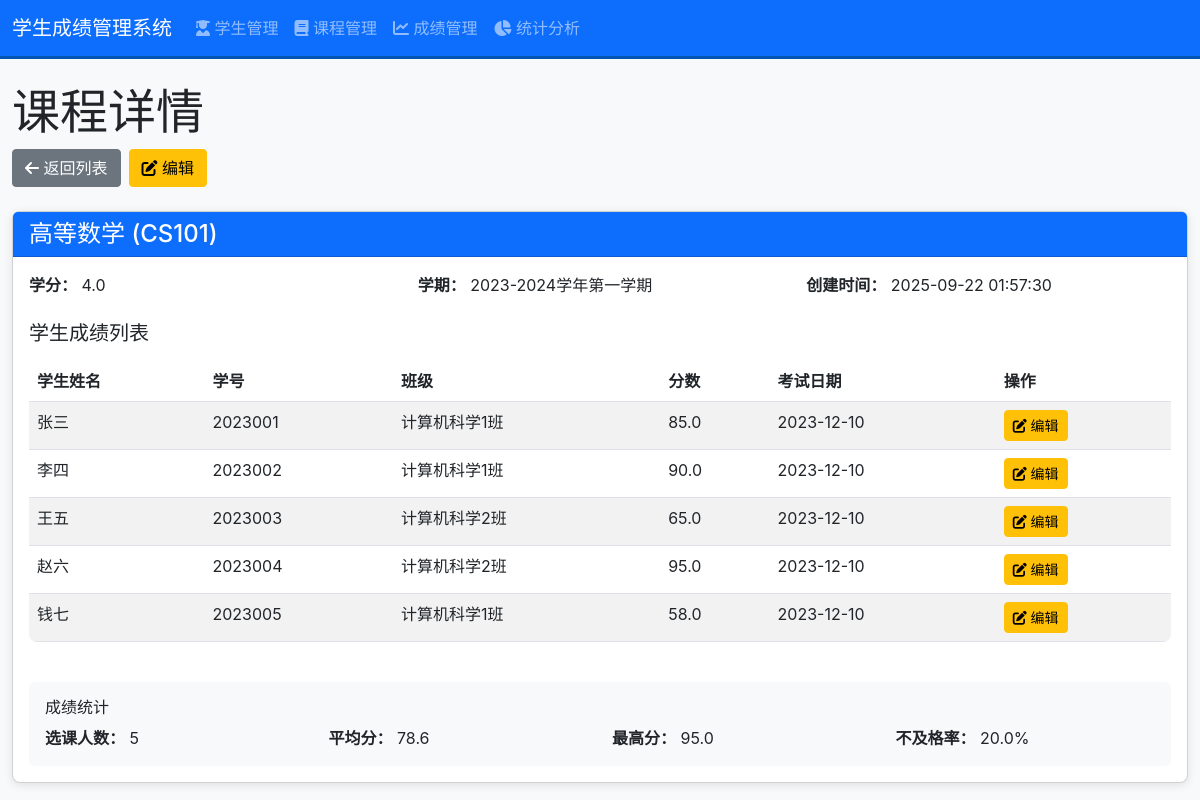
The page /course/1 on the database its author committed.
### models/course_model.py (models this page shows, shortened)
class Course(db.Model):
    id = db.Column(db.Integer, primary_key=True)
    course_code = db.Column(db.String(20), unique=True, nullable=False)
    course_name = db.Column(db.String(100), nullable=False)
    credits = db.Column(db.Float, nullable=False)
    semester = db.Column(db.String(20))
    created_at = db.Column(db.DateTime, default=datetime.utcnow)
    scores = db.relationship('Score', backref='course', lazy=True, cascade='all, delete-orphan')

### models/score_model.py (models this page shows, shortened)
class Score(db.Model):
    id = db.Column(db.Integer, primary_key=True)
    student_id = db.Column(db.Integer, db.ForeignKey('student.id'), nullable=False)
    course_id = db.Column(db.Integer, db.ForeignKey('course.id'), nullable=False)
    score = db.Column(db.Float, nullable=False)
    exam_date = db.Column(db.Date)
    created_at = db.Column(db.DateTime, default=datetime.utcnow)

### models/student_model.py (models this page shows, shortened)
class Student(db.Model):
    id = db.Column(db.Integer, primary_key=True)
    student_id = db.Column(db.String(20), unique=True, nullable=False)
    name = db.Column(db.String(50), nullable=False)
    gender = db.Column(db.String(10))
    date_of_birth = db.Column(db.Date)
    class_name = db.Column(db.String(50))
    created_at = db.Column(db.DateTime, default=datetime.utcnow)
    scores = db.relationship('Score', backref='student', lazy=True, cascade='all, delete-orphan')

### views/course_views.py (the view)
@app.route('/course/<int:course_id>')
def course_detail(course_id):
    course = Course.query.get_or_404(course_id)
    scores = course.scores
    return render_template('course_detail.html', course=course, scores=scores)

### templates/course_detail.html (shortened to what this page needs)
{% extends 'base.html' %}
{% block content %}
    <div class="mb-4">
        <h1 class="display-5">课程详情</h1>
        <div class="d-flex gap-2">
            <a href="{{ url_for('course_list') }}" class="btn btn-secondary">
                <i class="fas fa-arrow-left"></i> 返回列表
            </a>
            <a href="{{ url_for('edit_course', course_id=course.id) }}" class="btn btn-warning">
                <i class="fas fa-edit"></i> 编辑
            </a>
        </div>
    </div>
    <div class="card">
        <div class="card-header bg-primary text-white">
            <h2 class="card-title h4 mb-0">{{ course.course_name }} ({{ course.course_code }})</h2>
        </div>
        <div class="card-body">
            <div class="row mb-4">
                <div class="col-md-4">
                    <strong>学分：</strong> {{ course.credits }}
                </div>
                <div class="col-md-4">
                    <strong>学期：</strong> {{ course.semester if course.semester else '未设置' }}
                </div>
                <div class="col-md-4">
                    <strong>创建时间：</strong> {{ course.created_at.strftime('%Y-%m-%d %H:%M:%S') }}
                </div>
            </div>
            <h3 class="h5 mt-4 mb-3">学生成绩列表</h3>
            {% if course.scores %}
                <div class="table-responsive">
                    <table class="table table-striped">
                        <thead>
                            <tr>
                                <th>学生姓名</th>
                                <th>学号</th>
                                <th>班级</th>
                                <th>分数</th>
                                <th>考试日期</th>
                                <th>操作</th>
                            </tr>
                        </thead>
                        <tbody>
                            {% for score in course.scores %}
                            <tr>
                                <td>{{ score.student.name }}</td>
                                <td>{{ score.student.student_id }}</td>
                                <td>{{ score.student.class_name }}</td>
                                <td>{{ score.score }}</td>
                                <td>{{ score.exam_date.strftime('%Y-%m-%d') if score.exam_date else '未设置' }}</td>
                                <td>
                                    <a href="{{ url_for('edit_score', score_id=score.id) }}" class="btn btn-warning btn-sm">
                                        <i class="fas fa-edit"></i> 编辑
                                    </a>
                                </td>
                            </tr>
                            {% endfor %}
                        </tbody>
                    </table>
                </div>
                <div class="mt-4 bg-light p-3 rounded">
                    <h4 class="h6 mb-2">成绩统计</h4>
                    <div class="row">
                        <div class="col-md-3">
                            <strong>选课人数：</strong> {{ course.scores|length }}
                        </div>
                        <div class="col-md-3">
                            <strong>平均分：</strong> {{ (course.scores|sum(attribute='score') / course.scores|length)|round(2) }}
                        </div>
                        <div class="col-md-3">
                            <strong>最高分：</strong> {{ (course.scores|max(attribute='score')).score }}
                        </div>
                        <div class="col-md-3">
                            <strong>不及格率：</strong> {{ (course.scores|selectattr('score', '<', 60)|list|length / course.scores|length * 100)|round(2) }}%
                        </div>
                    </div>
                </div>
            {% endif %}
        </div>
    </div>
{% endblock %}

### static/css/style.css (style rules this page uses)
body { font-family: -apple-system, BlinkMacSystemFont, 'Segoe UI', Roboto, 'Helvetica Neue', Arial, sans-serif; background-color: #f8f9fa; }
.card { border-radius: 8px; box-shadow: 0 2px 10px rgba(0, 0, 0, 0.1); }
.table { background-color: white; border-radius: 8px; overflow: hidden; }
.btn { border-radius: 4px; transition: all 0.3s ease; }

### rows shown on the page
Course: course_name "高等数学", course_code "CS101", credits "4.0", semester "2023-2024学年第一学期", created_at "2025-09-22 01:57:30"
Score: student.name "张三", student.student_id "2023001", student.class_name "计算机科学1班", score "85.0", exam_date "2023-12-10"
Score: student.name "李四", student.student_id "2023002", student.class_name "计算机科学1班", score "90.0", exam_date "2023-12-10"
Score: student.name "王五", student.student_id "2023003", student.class_name "计算机科学2班", score "65.0", exam_date "2023-12-10"
Score: student.name "赵六", student.student_id "2023004", student.class_name "计算机科学2班", score "95.0", exam_date "2023-12-10"
Score: student.name "钱七", student.student_id "2023005", student.class_name "计算机科学1班", score "58.0", exam_date "2023-12-10"

### other values the page prints
{{ course.scores|length }} "5"
{{ (course.scores|sum(attribute='score') / course.scores|length)|round(2) }} "78.6"
{{ (course.scores|max(attribute='score')).score }} "95.0"
